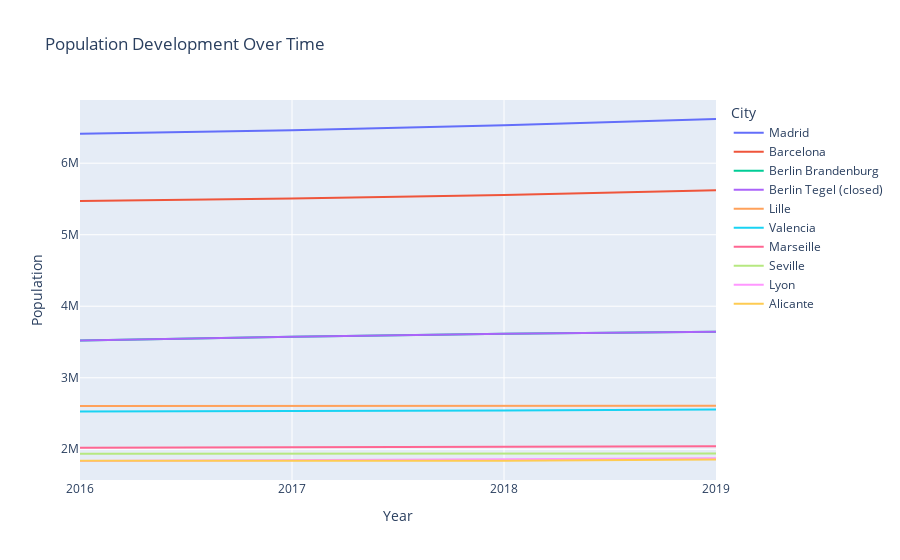

The notebook cell this image was saved under:
### Code cell
cities_filepath = '../Data/AirportCodes_Cities_NUTS_Population.xlsx'
cities = pd.read_excel(cities_filepath)

for year in ['2016', '2017', '2018', '2019']:
    cities[year] = pd.to_numeric(cities[year], errors='coerce')

top_cities = cities.nlargest(10, '2019')

cities_long = pd.melt(top_cities,
                      id_vars=['NUTS_3_code', 'City'],
                      value_vars=['2016', '2017', '2018', '2019'],
                      var_name='Year',
                      value_name='Population')

fig = px.line(cities_long, 
              x='Year', 
              y='Population', 
              color='City', 
              title='Population Development Over Time',
              labels={'Population': 'Population', 'Year': 'Year'})

fig.show()

### Figure 1 — Plotly figure (JSON) as saved in the notebook; plotly's stock layout.template omitted (floating-point values rounded to 4 significant figures)
{"data": [{"hovertemplate": "City=Madrid<br>Year=%{x}<br>Population=%{y}<extra></extra>", "legendgroup": "Madrid", "line": {"color": "#636efa", "dash": "solid"}, "marker": {"symbol": "circle"}, "mode": "lines", "name": "Madrid", "orientation": "v", "showlegend": true, "type": "scatter", "x": ["2016", "2017", "2018", "2019"], "xaxis": "x", "y": [6411466, 6459297, 6529923, 6618078], "yaxis": "y"}, {"hovertemplate": "City=Barcelona<br>Year=%{x}<br>Population=%{y}<extra></extra>", "legendgroup": "Barcelona", "line": {"color": "#EF553B", "dash": "solid"}, "marker": {"symbol": "circle"}, "mode": "lines", "name": "Barcelona", "orientation": "v", "showlegend": true, "type": "scatter", "x": ["2016", "2017", "2018", "2019"], "xaxis": "x", "y": [5472926, 5507412, 5556273, 5622704], "yaxis": "y"}, {"hovertemplate": "City=Berlin Brandenburg<br>Year=%{x}<br>Population=%{y}<extra></extra>", "legendgroup": "Berlin Brandenburg", "line": {"color": "#00cc96", "dash": "solid"}, "marker": {"symbol": "circle"}, "mode": "lines", "name": "Berlin Brandenburg", "orientation": "v", "showlegend": true, "type": "scatter", "x": ["2016", "2017", "2018", "2019"], "xaxis": "x", "y": [3520031, 3574830, 3613495, 3644826], "yaxis": "y"}, {"hovertemplate": "City=Berlin Tegel (closed)<br>Year=%{x}<br>Population=%{y}<extra></extra>", "legendgroup": "Berlin Tegel (closed)", "line": {"color": "#ab63fa", "dash": "solid"}, "marker": {"symbol": "circle"}, "mode": "lines", "name": "Berlin Tegel (closed)", "orientation": "v", "showlegend": true, "type": "scatter", "x": ["2016", "2017", "2018", "2019"], "xaxis": "x", "y": [3520031, 3574830, 3613495, 3644826], "yaxis": "y"}, {"hovertemplate": "City=Lille<br>Year=%{x}<br>Population=%{y}<extra></extra>", "legendgroup": "Lille", "line": {"color": "#FFA15A", "dash": "solid"}, "marker": {"symbol": "circle"}, "mode": "lines", "name": "Lille", "orientation": "v", "showlegend": true, "type": "scatter", "x": ["2016", "2017", "2018", "2019"], "xaxis": "x", "y": [2603723, 2604361, 2606234, 2608346], "yaxis": "y"}, {"hovertemplate": "City=Valencia<br>Year=%{x}<br>Population=%{y}<extra></extra>", "legendgroup": "Valencia", "line": {"color": "#19d3f3", "dash": "solid"}, "marker": {"symbol": "circle"}, "mode": "lines", "name": "Valencia", "orientation": "v", "showlegend": true, "type": "scatter", "x": ["2016", "2017", "2018", "2019"], "xaxis": "x", "y": [2526469, 2531673, 2542923, 2554332], "yaxis": "y"}, {"hovertemplate": "City=Marseille<br>Year=%{x}<br>Population=%{y}<extra></extra>", "legendgroup": "Marseille", "line": {"color": "#FF6692", "dash": "solid"}, "marker": {"symbol": "circle"}, "mode": "lines", "name": "Marseille", "orientation": "v", "showlegend": true, "type": "scatter", "x": ["2016", "2017", "2018", "2019"], "xaxis": "x", "y": [2019717, 2024162, 2034357, 2043110], "yaxis": "y"}, {"hovertemplate": "City=Seville<br>Year=%{x}<br>Population=%{y}<extra></extra>", "legendgroup": "Seville", "line": {"color": "#B6E880", "dash": "solid"}, "marker": {"symbol": "circle"}, "mode": "lines", "name": "Seville", "orientation": "v", "showlegend": true, "type": "scatter", "x": ["2016", "2017", "2018", "2019"], "xaxis": "x", "y": [1935590, 1936735, 1938007, 1941191], "yaxis": "y"}, {"hovertemplate": "City=Lyon<br>Year=%{x}<br>Population=%{y}<extra></extra>", "legendgroup": "Lyon", "line": {"color": "#FF97FF", "dash": "solid"}, "marker": {"symbol": "circle"}, "mode": "lines", "name": "Lyon", "orientation": "v", "showlegend": true, "type": "scatter", "x": ["2016", "2017", "2018", "2019"], "xaxis": "x", "y": [1835903, 1843319, 1859524, 1875747], "yaxis": "y"}, {"hovertemplate": "City=Alicante<br>Year=%{x}<br>Population=%{y}<extra></extra>", "legendgroup": "Alicante", "line": {"color": "#FECB52", "dash": "solid"}, "marker": {"symbol": "circle"}, "mode": "lines", "name": "Alicante", "orientation": "v", "showlegend": true, "type": "scatter", "x": ["2016", "2017", "2018", "2019"], "xaxis": "x", "y": [1837873, 1836715, 1839319, 1855384], "yaxis": "y"}], "layout": {"legend": {"title": {"text": "City"}, "tracegroupgap": 0}, "title": {"text": "Population Development Over Time"}, "xaxis": {"anchor": "y", "domain": [0, 1], "title": {"text": "Year"}}, "yaxis": {"anchor": "x", "domain": [0, 1], "title": {"text": "Population"}}}}
